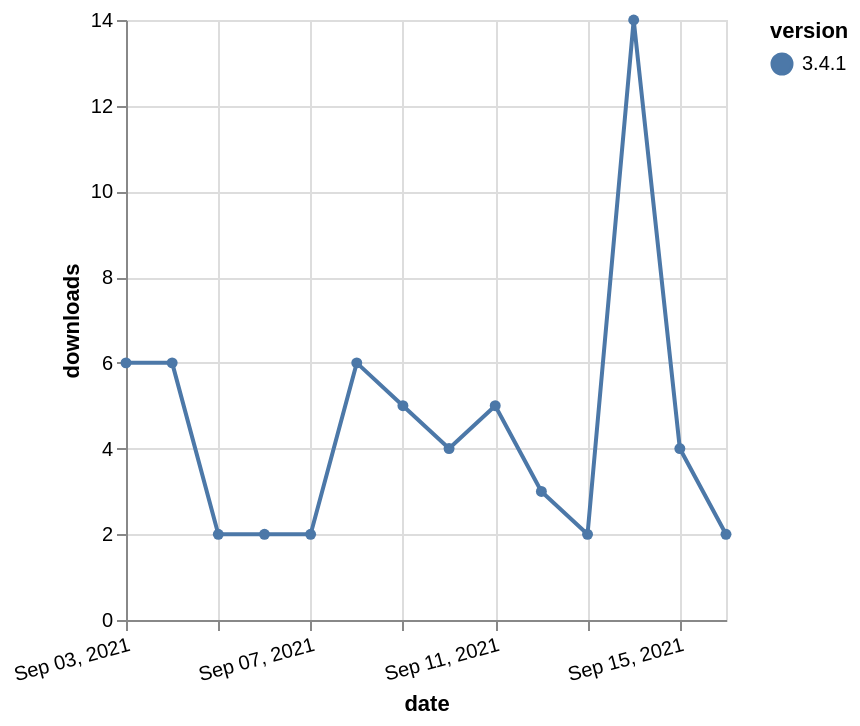

Write a Vega-Lite specification for this figure.
### Vega-Lite specification from a JSON file in a GitHub repository (floating-point values rounded to 4 significant figures)
{"$schema": "https://vega.github.io/schema/vega-lite/v5.json", "description": "A simple bar chart with embedded data.", "data": {"values": [{"date": "2021-09-03", "total": 8959, "delta": 6, "version": "3.4.1"}, {"date": "2021-09-04", "total": 8965, "delta": 6, "version": "3.4.1"}, {"date": "2021-09-05", "total": 8967, "delta": 2, "version": "3.4.1"}, {"date": "2021-09-06", "total": 8969, "delta": 2, "version": "3.4.1"}, {"date": "2021-09-07", "total": 8971, "delta": 2, "version": "3.4.1"}, {"date": "2021-09-08", "total": 8977, "delta": 6, "version": "3.4.1"}, {"date": "2021-09-09", "total": 8982, "delta": 5, "version": "3.4.1"}, {"date": "2021-09-10", "total": 8986, "delta": 4, "version": "3.4.1"}, {"date": "2021-09-11", "total": 8991, "delta": 5, "version": "3.4.1"}, {"date": "2021-09-12", "total": 8994, "delta": 3, "version": "3.4.1"}, {"date": "2021-09-13", "total": 8996, "delta": 2, "version": "3.4.1"}, {"date": "2021-09-14", "total": 9010, "delta": 14, "version": "3.4.1"}, {"date": "2021-09-15", "total": 9014, "delta": 4, "version": "3.4.1"}, {"date": "2021-09-16", "total": 9016, "delta": 2, "version": "3.4.1"}]}, "width": "container", "mark": {"type": "line", "point": {"filled": true}}, "encoding": {"x": {"field": "date", "type": "temporal", "timeUnit": "yearmonthdate", "title": "date", "axis": {"labelAngle": -15}}, "y": {"field": "delta", "type": "quantitative", "title": "downloads"}, "color": {"field": "version", "type": "nominal"}, "tooltip": {"field": "delta"}}}
